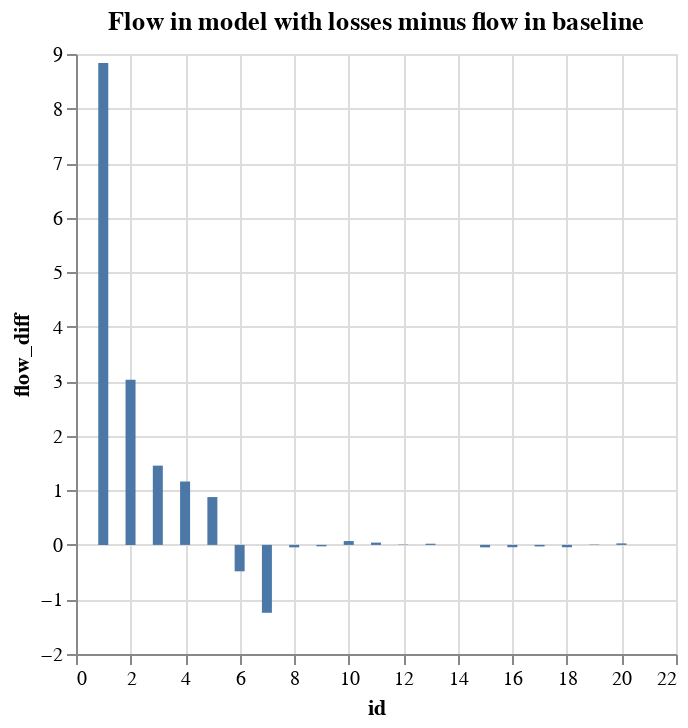

Notebook code for this chart:
### Code cell
# Comparison of flows
# Include only one direction differences, since they are just mirror images
comp_loss_df = DataFrame(with_losses = solution_2.flows.flow[1:20], 
    without_losses = solution_2_no_losses.flows.flow[1:20])
comp_loss_df.flow_diff = comp_loss_df.with_losses .- comp_loss_df.without_losses
comp_loss_df.id = 1:20
comp_loss_df |>
    @vlplot(:bar, x = :id, y = :flow_diff, 
    title = "Flow in model with losses minus flow in baseline")

### Figure 1 — Vega-Lite specification as saved in the notebook (floating-point values rounded to 4 significant figures)
{"data": {"values": [{"flow_diff": 8.837, "id": 1, "with_losses": 72.91, "without_losses": 64.08}, {"flow_diff": 3.028, "id": 2, "with_losses": 57.95, "without_losses": 54.92}, {"flow_diff": 1.454, "id": 3, "with_losses": 74.24, "without_losses": 72.78}, {"flow_diff": 1.162, "id": 4, "with_losses": 62.11, "without_losses": 60.95}, {"flow_diff": 0.8773, "id": 5, "with_losses": 49.52, "without_losses": 48.64}, {"flow_diff": -0.4842, "id": 6, "with_losses": -21.9, "without_losses": -21.42}, {"flow_diff": -1.244, "id": 7, "with_losses": -55.58, "without_losses": -54.34}, {"flow_diff": -0.04493, "id": 8, "with_losses": 29.23, "without_losses": 29.27}, {"flow_diff": -0.02578, "id": 9, "with_losses": 16.77, "without_losses": 16.8}, {"flow_diff": 0.0707, "id": 10, "with_losses": 41.7, "without_losses": 41.63}, {"flow_diff": 0.04258, "id": 11, "with_losses": 6.074, "without_losses": 6.031}, {"flow_diff": 0.006253, "id": 12, "with_losses": 7.511, "without_losses": 7.505}, {"flow_diff": 0.02187, "id": 13, "with_losses": 16.91, "without_losses": 16.89}, {"flow_diff": 0, "id": 14, "with_losses": 0, "without_losses": 0}, {"flow_diff": -0.04493, "id": 15, "with_losses": 29.23, "without_losses": 29.27}, {"flow_diff": -0.04258, "id": 16, "with_losses": 6.426, "without_losses": 6.469}, {"flow_diff": -0.02813, "id": 17, "with_losses": 10.07, "without_losses": 10.1}, {"flow_diff": -0.04258, "id": 18, "with_losses": -2.574, "without_losses": -2.531}, {"flow_diff": 0.006253, "id": 19, "with_losses": 1.411, "without_losses": 1.405}, {"flow_diff": 0.02813, "id": 20, "with_losses": 4.826, "without_losses": 4.798}]}, "encoding": {"x": {"field": "id", "type": "quantitative"}, "y": {"field": "flow_diff", "type": "quantitative"}}, "mark": "bar", "title": "Flow in model with losses minus flow in baseline"}
